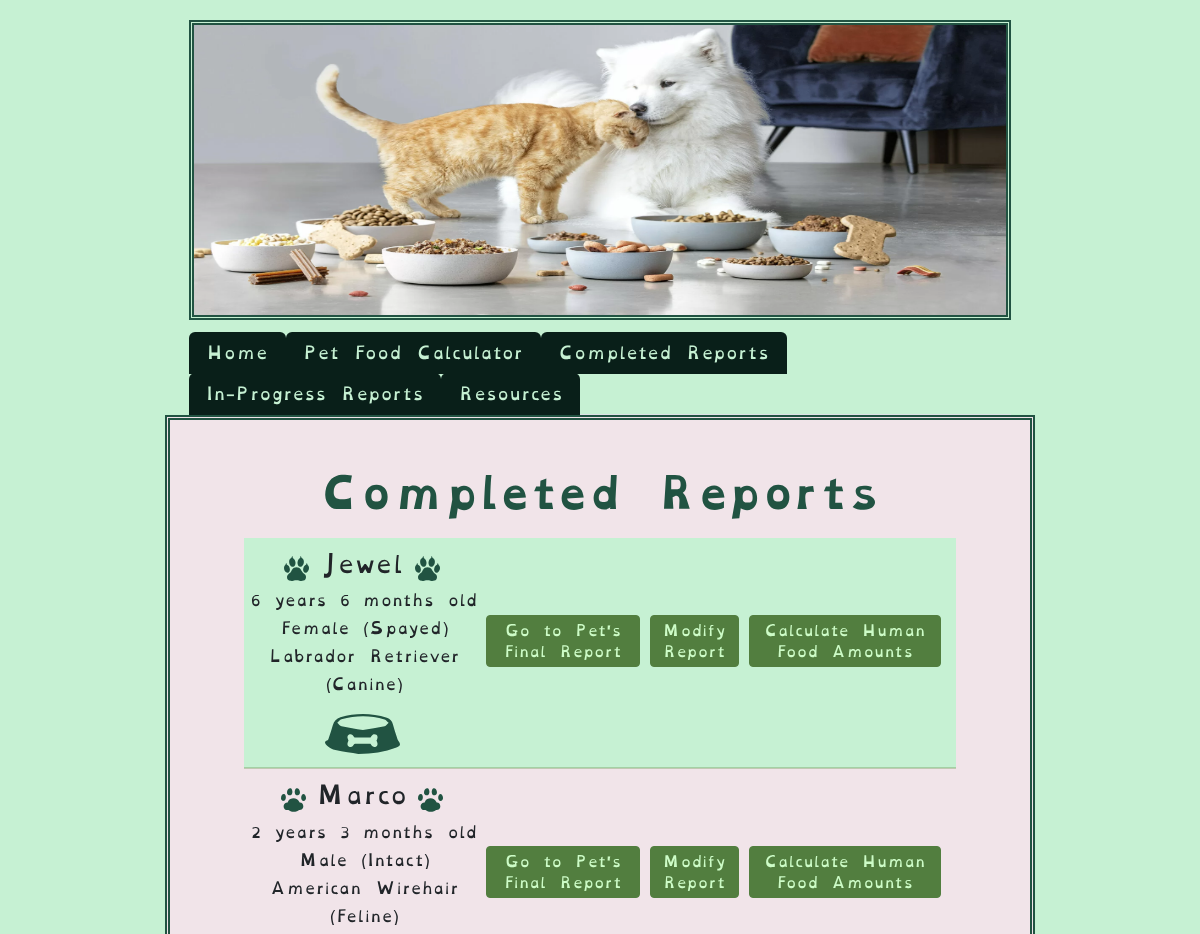
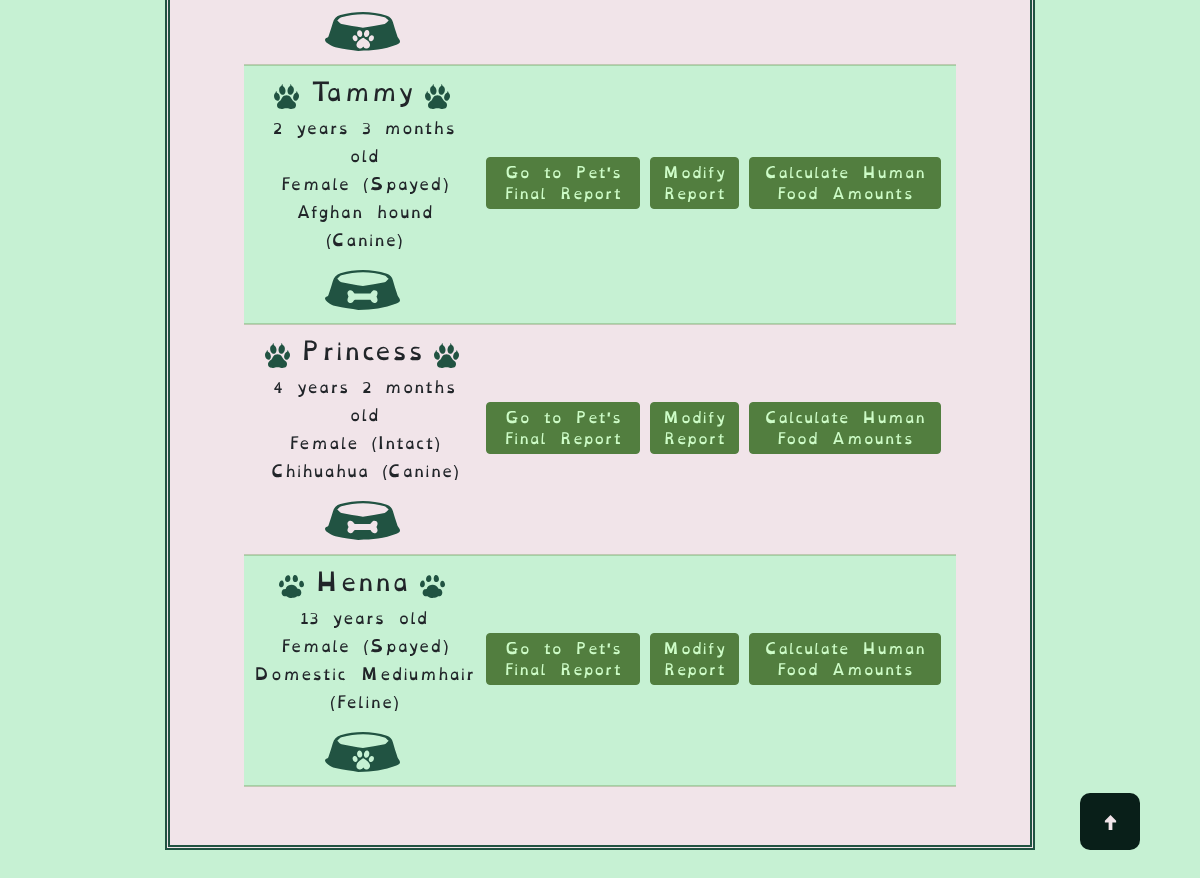
/finished_reports (signed in), run on the app's committed database (2 pictures, top to bottom).
### tables this page shows
CREATE TABLE "pets" (
	"pet_id"	INTEGER UNIQUE,
	"owner_id"	INTEGER,
	"name"	VARCHAR(25) NOT NULL,
	"age_in_years"	INTEGER,
	"age_in_months"	INTEGER,
	"species"	VARCHAR(10) NOT NULL,
	"breed"	VARCHAR(25),
	"canine_breed_id"	INTEGER,
	"feline_breed_id"	INTEGER,
	"sex"	INTEGER,
	"bcs"	INTEGER,
	"weight"	FLOAT,
	"units"	VARCHAR(5),
	"converted_weight"	FLOAT,
	"converted_weight_units"	VARCHAR(5),
	"body_fat_percentage"	VARCHAR(5),
	"ideal_weight_lbs"	FLOAT,
	"ideal_weight_kgs"	FLOAT,
	"is_pediatric"	BOOL,
	"is_pregnant"	BOOL,
	"weeks_gestating"	INTEGER,
	"is_nursing"	BOOL,
	"litter_size"	INTEGER,
	"weeks_nursing"	INTEGER,
	"activity_level"	INTEGER,
	"rer"	FLOAT,
	"canine_der_factor_id"	INTEGER,
	"feline_der_factor_id"	INTEGER,
	"der"	FLOAT,
	"der_modifier"	FLOAT,
	"meals_per_day"	FLOAT,
	"current_food_kcal"	FLOAT,
	"current_food_form"	INTEGER,
	"second_food_kcal" FLOAT,
	"second_food_form" INTEGER,
	"sensitive_stomach" INTEGER,
	"food_transition" INTEGER,
	"transition_length" INTEGER,
	"rec_treat_kcal_per_day"	INTEGER,
	"current_food_amt_rec"	VARCHAR(15),
	"current_food_amt_per_meal"	VARCHAR(15),
	"date_of_first_report"	DATETIME,
	"most_recent_report_date"	DATETIME,
	PRIMARY KEY("pet_id" AUTOINCREMENT),
	FOREIGN KEY("owner_id") REFERENCES "users"("id"),
	FOREIGN KEY("canine_breed_id") REFERENCES "dog_breeds"("BreedID"),
	FOREIGN KEY("canine_der_factor_id") REFERENCES "canine_der_factors"("factor_id"),
	FOREIGN KEY("feline_breed_id") REFERENCES "cat_breeds"("BreedID"),
	FOREIGN KEY("feline_der_factor_id") REFERENCES "feline_der_factors"("factor_id"),
	FOREIGN KEY("sex") REFERENCES "reproductive_statuses"("sex_id"),
	FOREIGN KEY("activity_level") REFERENCES "activity_levels"("activity_id"),
	FOREIGN KEY("current_food_form") REFERENCES "food_forms"("form_id"),
	FOREIGN KEY("second_food_form") REFERENCES "food_forms"("form_id")
);

### main.py (the view)
@app.route("/finished_reports", methods=["GET", "POST"])
@login_required
def finished_reports():
    try:
        fi = FindInfo(session["user_id"])
        pet_list = fi.find_all_user_pets(session["user_id"])
    except Exception as e:
        flash(f"Unable to find pet list. Exception: {e}")
        return render_template("finished_reports.html")
    return render_template("finished_reports.html", pet_list=pet_list)

### find_info.py (called while the page is built)
    def pet_data_dictionary(self, user_id, pet_id) -> dict:
        if pet_id != 0 and user_id != 0:
            self.pet_data = db.execute(
                "SELECT * FROM pets WHERE owner_id = :user_id AND pet_id = :pet_id",
                user_id=user_id, pet_id=pet_id
            )
            if self.pet_data == None:
                print("The pet hasn't been added yet.")
        return self.pet_data

    def find_all_user_pets(self, user_id) -> dict:
        if user_id != None or user_id != 0:
            try:
                pet_list = db.execute(
                    "SELECT * FROM pets WHERE owner_id = :user",
                    user=user_id
                )
            except Exception as e:
                flash(f"Couldn't find pet list. Exception: {e}")
        return pet_list

### helpers.py (called while the page is built)
def login_required(f):
    @wraps(f)
    def decorated_funtion(*args, **kwargs):
        if session.get("user_id") == None:
            return redirect(url_for("login"))
        return f(*args, **kwargs)
    return decorated_funtion

### templates/finished_reports.html (shortened to what this page needs)
{% extends 'base.html' %}
{% block content %}
    <h1>Completed Reports</h1>
    <div class="row">
        {% if pet_list and pet_list.date_of_first_report != None %}
            <table class="final_report_table">
                <tbody>
                    {% for pet in pet_list %}
                        {% if pet.date_of_first_report != None %}
                            <tr class="table_info {% if loop.index0 % 2 == 0 %}even-row{% else %}odd-row{% endif %}">
                                <td class="pet_table_info">
                                    <div class="signalment_info">
                                        <div class="name_and_paws">
                                            {% if pet.species == "Canine" %}
                                                <img src="{{ url_for('static', filename='assets/svg/dogs/dog_paw.svg') }}" alt="A dog's pawprint" class="fr_paw">
                                            {% elif pet.species == "Feline" %}
                                                <img src="{{ url_for('static', filename='assets/svg/cats/cat_paw.svg') }}" alt="A cat's pawprint" class="fr_paw">
                                            {% endif %}
                                            <h4>{{ pet.name }}</h4>
                                            {% if pet.species == "Canine" %}
                                                <img src="{{ url_for('static', filename='assets/svg/dogs/dog_paw.svg') }}" alt="A dog's pawprint" class="fr_paw">
                                            {% elif pet.species == "Feline" %}
                                                <img src="{{ url_for('static', filename='assets/svg/cats/cat_paw.svg') }}" alt="A cat's pawprint" class="fr_paw">
                                            {% endif %}
                                            </div>
                                            <div class="sig_fr">
                                                {% if pet.age_in_years == 0 and pet.age_in_months == 1 %}
                                                    {{ pet.age_in_months }} month old
                                                {% elif pet.age_in_years == 0 and pet.age_in_months > 1 %}
                                                    {{ pet.age_in_months }} months old
                                                {% elif pet.age_in_years == 1 and pet.age_in_months == 0 %}
                                                    {{ pet.age_in_years }} year old
                                                {% elif pet.age_in_years == 1 and pet.age_in_months == 1 %}
                                                    {{ pet.age_in_years }} year {{ pet.age_in_months }} month old
                                                {% elif pet.age_in_years == 1 and pet.age_in_months > 1 %}
                                                    {{ pet.age_in_years }} year {{ pet.age_in_months }} months old
                                                {% elif pet.age_in_years > 1 and pet.age_in_months == 0 %}
                                                    {{ pet.age_in_years }} years old
                                                {% elif pet.age_in_years > 1 and pet.age_in_months == 1 %}
                                                    {{ pet.age_in_years }} years {{ pet.age_in_months }} month old
                                                {% elif pet.age_in_years > 1 and pet.age_in_months > 1 %}
                                                    {{ pet.age_in_years }} years {{ pet.age_in_months }} months old
                                                {% endif %}
                                                <div class="sig_sex">
                                                    {% if pet.sex == 1 %}
                                                        Female (Intact)
                                                    {% elif pet.sex == 2 %}
                                                        Female (Spayed)
                                                    {% elif pet.sex == 3 %}
                                                        Male (Intact)
                                                    {% elif pet.sex == 4 %}
                                                        Male (Neutered)
                                                    {% endif %}
                                                </div>
                                                {{ pet.breed }} ({{ pet.species }})
                                            </div>
                                            {% if pet.species == "Feline" %}
                                                <img src="{{ url_for('static', filename='assets/svg/food_bowl.svg') }}" alt="A bowl with a pawprint" class="fr_bowl">
                                            {% elif pet.species == "Canine" %}
                                                <img src="{{ url_for('static', filename='assets/svg/dog_food_bowl.svg') }}" alt="A bowl with a bone" class="fr_bowl">
                                            {% endif %}
                                        </div>
                                    </div>
                                </td>
                                <td class="button_table_info">
                                    <div class="button-container-fr">
                                        <a href="{{ url_for('completed_report', pet_id=pet.pet_id) }}">
                                            <button type="button" class="btn btn-secondary btn-sm">Go to Pet's Final Report</button>
                                        </a>
                                        <a href="{{ url_for('edit_info', pet_id=pet.pet_id) }}">
                                            <button type="button" class="btn btn-secondary btn-sm">Modify Report</button>
                                        </a>
                                        <a href="{{ url_for('human_foods.search_human_foods', pet_id=pet.pet_id) }}">
                                            <button type="button" class="btn btn-secondary btn-sm">Calculate Human Food Amounts</button>
                                        </a>
                                    </div>
                                </td>
                            </tr>
                        {% endif %}
                    {% endfor %}
        {% endif %}
        <button onclick="scrollToTop()" id="top" title="Go to Top">
            <img src="{{ url_for('static', filename='assets/svg/arrow.svg') }}" class="arrow" alt="^"/>
        </button>
{% endblock %}

### templates/base.html (shortened to what this page needs)
<!DOCTYPE html>
<html lang="en">
  <head>
    {% block styles %}
    <link href="https://cdn.jsdelivr.net/npm/bootstrap@5.3.3/dist/css/bootstrap.min.css" rel="stylesheet">
    <link
      href="{{ url_for('static', filename='css/styles.css') }}"
      rel="stylesheet"
    />
    {% endblock %}
    <img class="header-img" alt="a cat and dog nuzzling amongst several different bowls of food" src="/static/assets/img/dog-cat.png">
    {% if session["user_id"] %}
    <nav id="navbar">
      <ul class="nav nav-tabs" id="tabList" role="tablist">
        <li><a class="nav-link" id="nav-home-tab" href="{{ url_for('home') }}">Home</a></li>
        <li><a class="nav-link" id="nav-pfc-tab" href="{{ url_for('pet_info') }}">Pet Food Calculator</a></li>
        <li><a class="nav-link" id="nav-pets-tab" href="{{ url_for('finished_reports') }}">Completed Reports</a></li>
        <li><a class="nav-link" id="nav-pets-tab" href="{{ url_for('wip_reports') }}">In-Progress Reports</a></li>
        <li><a class="nav-link" id="nav-pets-tab" href="{{ url_for('resources') }}">Resources</a></li>
      </ul>
    {% endif %}
    </nav>
  </head>
  <body>
    <div class="container-lg">
      {% block content %}
      {% endblock %}
  </body>
</html>

### static/css/styles.css (style rules this page uses)
:root { --white: #f1e4e9; --pale_white_green: #c6f1d3; --lighter_white_green: #d1f7dc; --pale_sky_blue: #70abad; --light_sky: #70c2c3; --green_black: #091f19; --deep_blue_green: #215342; --light_lime: #7CFF6B; --darker_lime_transparent: #568b3fe5; --darker_lime: #527e3f; }
body { background-color: var(--pale_white_green); padding: 20px; margin-left: auto; margin-right: auto; font-family: "OpenDyslexic", "Arvo"; font-size: 2vh; }
h1 { color: var(--deep_blue_green); font-weight: 700; padding-bottom: 1vw; width: 80%; word-wrap: break-word; }
h1, h2 { color: var(--deep_blue_green); }
h1, h2, h3 { margin-left: auto; margin-right: auto; text-align: center; }
h1, h2, h3 { font-family: "OpenDyslexicBold", "Arvo"; }
h4 { display: inline-block; justify-content: flex-end; padding-right: 10px; padding-left: 10px; font-size: 23px; }
.final_report_table { width: 950px; margin-left: auto; margin-right: auto; }
.even-row, .table_info.even-row, .th.even-row { background-color: var(--pale_white_green); }
.odd-row { background-color: var(--lighter_white_green); }
.table_info.odd-row { background-color: var(--white); }
.table_info { height: 200px; border-bottom: 2px solid #568b3f50; }
.pet_table_info { display: flex; align-items: center; justify-content: center; height: 100%; }
.signalment_info { display: flex; flex-direction: column; padding-bottom: 1vh; }
.name_and_paws { display: flex; flex-direction: row; margin-left: auto; margin-right: auto; padding-top: 5%; }
.button_table_info { height: 100%; }
.sig_fr { text-align: center; font-size: 15px; text-wrap: 500px; padding-bottom: 2vh; line-height: normal; padding-left: 2%; }
a { color: var(--darker_lime); }
.btn { background-color: var(--green_black); border-color: var(--green_black); --bs-btn-active-color: var(--deep_blue_green); --bs-btn-active-border-color: var(--deep_blue_green); --bs-btn-hover-bg: var(--deep_blue_green); --bs-btn-hover-border-bg: var(--deep_blue_green); color: var(--pale_white_green); text-align: center; margin: 5px; position: relative; margin-top: 1vw; }
.btn-sm { color: #cdfcc7; min-height: 2em; font-weight: 500; background-color: var(--darker_lime); border-color: var(--darker_lime); margin-bottom: 1vw; --bs-btn-active-color: var(--darker_lime_transparent); --bs-btn-active-border-color: var(--darker_lime_transparent); --bs-btn-hover-bg: var(--darker_lime_transparent); --bs-btn-hover-border-bg: var(--darker_lime_transparent); }
.button-container, .button-container-fr { display: flex; justify-content: center; }
.button-container-fr { padding-bottom: 3vh; padding-right: 2%; }
.header-img { margin-bottom: 10px; border: 5px var(--deep_blue_green); border-style: double; width: 68.5vw; height: 25vw; display: block; margin-left: auto; margin-right: auto; }
.container-lg { position: relative; border: 5px var(--deep_blue_green); border-style: double; padding: 50px; display: block; margin-left: auto; margin-right: auto; width: 75%; margin-bottom: 20px; background-color: var(--white); font-family: 'OpenDyslexic', 'Courier New'; font-optical-sizing: auto; font-weight: 300; font-style: normal; font-size: 50px; justify-content: space-between; }
.nav { margin-top: 1vw; }
.nav.nav-tabs { width: 68.5vw; margin-left: auto; margin-right: auto; --bs-navbar-color: var(--deep_blue_green); }
#nav-home-tab, #nav-pfc-tab, #nav-pets-tab { background-color: var(--green_black); color: var(--pale_white_green); }
.row { display: flex; flex-wrap: wrap; margin-left: 2vw; margin-right: 2vw; font-size: 20px; padding-bottom: 1vh; }
.fr_bowl { width: 75px; margin-left: auto; margin-right: auto; padding-bottom: 2%; }
.fr_paw { width: 25px; display: inline-block; }
#top { position: fixed; width: 5%; bottom: 5vh; right: 5vw; z-index: 99; border: none; outline: none; color: var(--white); background-color: var(--green_black); cursor: pointer; padding: 15px; border-radius: 10px; font-size: 18px; }
#top .arrow { width: 50%; }

### data on the page
pets: name "Jewel", age_in_years "6", age_in_months "6", shows "Female (Spayed)", breed "Labrador Retriever", species "Canine"
pets: name "Marco", age_in_years "2", age_in_months "3", shows "Male (Intact)", breed "American Wirehair", species "Feline"
pets: name "Tammy", age_in_years "2", age_in_months "3", shows "Female (Spayed)", breed "Afghan hound", species "Canine"
pets: name "Princess", age_in_years "4", age_in_months "2", shows "Female (Intact)", breed "Chihuahua", species "Canine"
pets: name "Henna", age_in_years "13", shows "Female (Spayed)", breed "Domestic Mediumhair", species "Feline"
